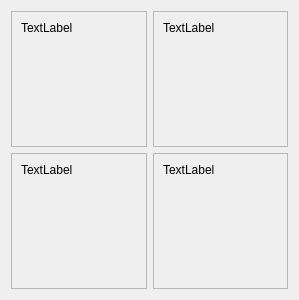
<?xml version="1.0" encoding="UTF-8"?>
<ui version="4.0">
 <class>Form</class>
 <widget class="QWidget" name="Form">
  <property name="geometry">
   <rect>
    <x>0</x>
    <y>0</y>
    <width>299</width>
    <height>300</height>
   </rect>
  </property>
  <property name="windowTitle">
   <string>Form</string>
  </property>
  <layout class="QGridLayout" name="gridLayout">
   <item row="0" column="0">
    <widget class="QFrame" name="frame">
     <property name="frameShape">
      <enum>QFrame::StyledPanel</enum>
     </property>
     <property name="frameShadow">
      <enum>QFrame::Raised</enum>
     </property>
     <layout class="QFormLayout" name="formLayout">
      <item row="0" column="0">
       <widget class="QLabel" name="label">
        <property name="styleSheet">
         <string notr="true"/>
        </property>
        <property name="text">
         <string>TextLabel</string>
        </property>
       </widget>
      </item>
      <item row="1" column="0" colspan="2">
       <widget class="QVTKWidget" name="qvtkWidget">
        <property name="enabled">
         <bool>true</bool>
        </property>
        <property name="sizePolicy">
         <sizepolicy hsizetype="Preferred" vsizetype="Preferred">
          <horstretch>10</horstretch>
          <verstretch>10</verstretch>
         </sizepolicy>
        </property>
        <property name="minimumSize">
         <size>
          <width>12</width>
          <height>12</height>
         </size>
        </property>
       </widget>
      </item>
     </layout>
    </widget>
   </item>
   <item row="0" column="1">
    <widget class="QFrame" name="frame_2">
     <property name="frameShape">
      <enum>QFrame::StyledPanel</enum>
     </property>
     <property name="frameShadow">
      <enum>QFrame::Raised</enum>
     </property>
     <layout class="QFormLayout" name="formLayout_2">
      <item row="0" column="0">
       <widget class="QLabel" name="label_2">
        <property name="styleSheet">
         <string notr="true"/>
        </property>
        <property name="text">
         <string>TextLabel</string>
        </property>
       </widget>
      </item>
      <item row="1" column="0" colspan="2">
       <widget class="QVTKWidget" name="qvtkWidget_2">
        <property name="enabled">
         <bool>true</bool>
        </property>
        <property name="sizePolicy">
         <sizepolicy hsizetype="Preferred" vsizetype="Preferred">
          <horstretch>10</horstretch>
          <verstretch>10</verstretch>
         </sizepolicy>
        </property>
        <property name="minimumSize">
         <size>
          <width>12</width>
          <height>12</height>
         </size>
        </property>
       </widget>
      </item>
     </layout>
    </widget>
   </item>
   <item row="1" column="1">
    <widget class="QFrame" name="frame_3">
     <property name="frameShape">
      <enum>QFrame::StyledPanel</enum>
     </property>
     <property name="frameShadow">
      <enum>QFrame::Raised</enum>
     </property>
     <layout class="QFormLayout" name="formLayout_3">
      <item row="0" column="0">
       <widget class="QLabel" name="label_3">
        <property name="styleSheet">
         <string notr="true"/>
        </property>
        <property name="text">
         <string>TextLabel</string>
        </property>
       </widget>
      </item>
      <item row="1" column="0" colspan="2">
       <widget class="QVTKWidget" name="qvtkWidget_3">
        <property name="enabled">
         <bool>true</bool>
        </property>
        <property name="sizePolicy">
         <sizepolicy hsizetype="Preferred" vsizetype="Preferred">
          <horstretch>10</horstretch>
          <verstretch>10</verstretch>
         </sizepolicy>
        </property>
        <property name="minimumSize">
         <size>
          <width>12</width>
          <height>12</height>
         </size>
        </property>
       </widget>
      </item>
     </layout>
    </widget>
   </item>
   <item row="1" column="0">
    <widget class="QFrame" name="frame_4">
     <property name="frameShape">
      <enum>QFrame::StyledPanel</enum>
     </property>
     <property name="frameShadow">
      <enum>QFrame::Raised</enum>
     </property>
     <layout class="QFormLayout" name="formLayout_4">
      <item row="0" column="0">
       <widget class="QLabel" name="label_4">
        <property name="styleSheet">
         <string notr="true"/>
        </property>
        <property name="text">
         <string>TextLabel</string>
        </property>
       </widget>
      </item>
      <item row="1" column="0" colspan="2">
       <widget class="QVTKWidget" name="qvtkWidget_4">
        <property name="enabled">
         <bool>true</bool>
        </property>
        <property name="sizePolicy">
         <sizepolicy hsizetype="Preferred" vsizetype="Preferred">
          <horstretch>10</horstretch>
          <verstretch>10</verstretch>
         </sizepolicy>
        </property>
        <property name="minimumSize">
         <size>
          <width>12</width>
          <height>12</height>
         </size>
        </property>
       </widget>
      </item>
     </layout>
    </widget>
   </item>
  </layout>
 </widget>
 <customwidgets>
  <customwidget>
   <class>QVTKWidget</class>
   <extends>QWidget</extends>
   <header>QVTKWidget.h</header>
  </customwidget>
 </customwidgets>
 <resources/>
 <connections/>
</ui>
